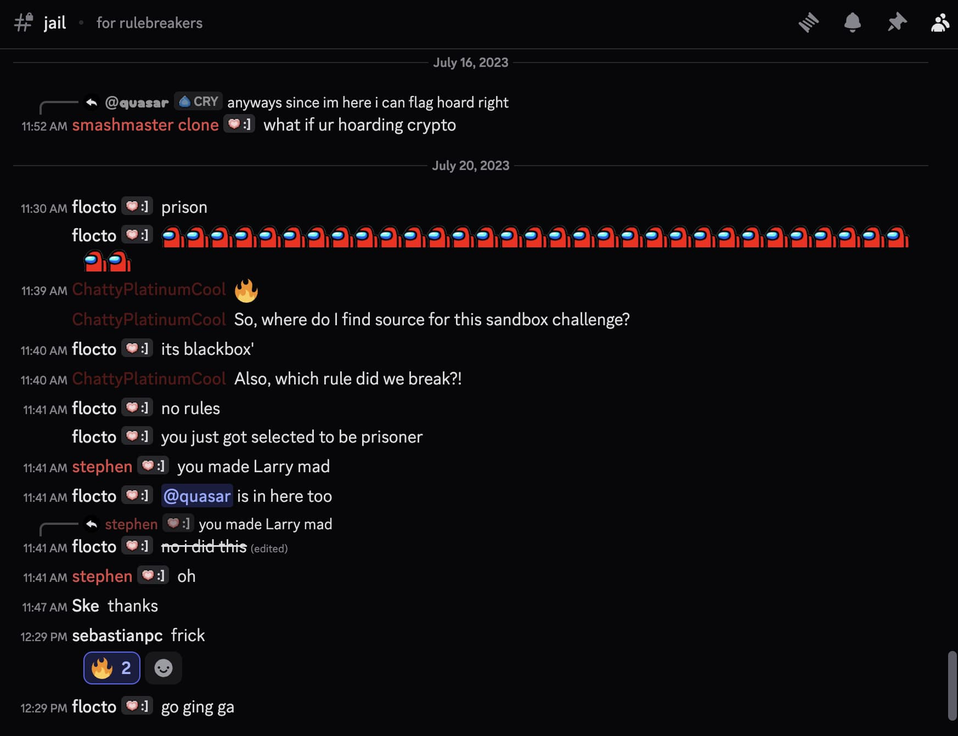
#> input picture Ametuer/stego/always-stego/output.png, 958 x 736 px, shrunk from 1746 x 1342 before the run
$ python whd.py
#> lines starting #> are read from the running program, lines starting #| are printed output that depends on the picture
from PIL import Image
import numpy as np
import base64
import base91

FLAG_PREFIXES = [b"amateursCTF{", b"CTF{"]


def is_mostly_printable(b, min_run=20):
    run = 0
    for ch in b:
        if 32 <= ch <= 126:
            run += 1
            if run >= min_run:
                return True
        else:
            run = 0
    return False


def scan_for_flags(label, data):
    print(f"[+] Scanning {label}, {len(data)} bytes")
    # direct flag
    for pref in FLAG_PREFIXES:
        if pref in data:
            start = data.index(pref)
            # naive brace close
            if b"}" in data[start : start + 128]:
                end = data.index(b"}", start) + 1
                print(f"    >>> POSSIBLE FLAG ({label}): {data[start:end]!r}")
    # printable runs
    if is_mostly_printable(data):
        text = data.decode("ascii", errors="ignore")
        print(f"    [printable] sample: {text[:200]!r}")

    # quick header hints
    if data.startswith(b"\x1f\x8b"):
        print("    [hint] gzip header found")
    if b"BZh" in data[:200]:
        print("    [hint] Bzip header near start")
    if data.startswith(b"PK\x03\x04"):
        print("    [hint] zip header found")


def main():
    img = Image.open("output.png")
#> img is the input picture: PIL image 958x736 RGB; mean R, G, B 15.5, 13.5, 15.6
    pixels = np.array(img)
    red = pixels[:, :, 0]
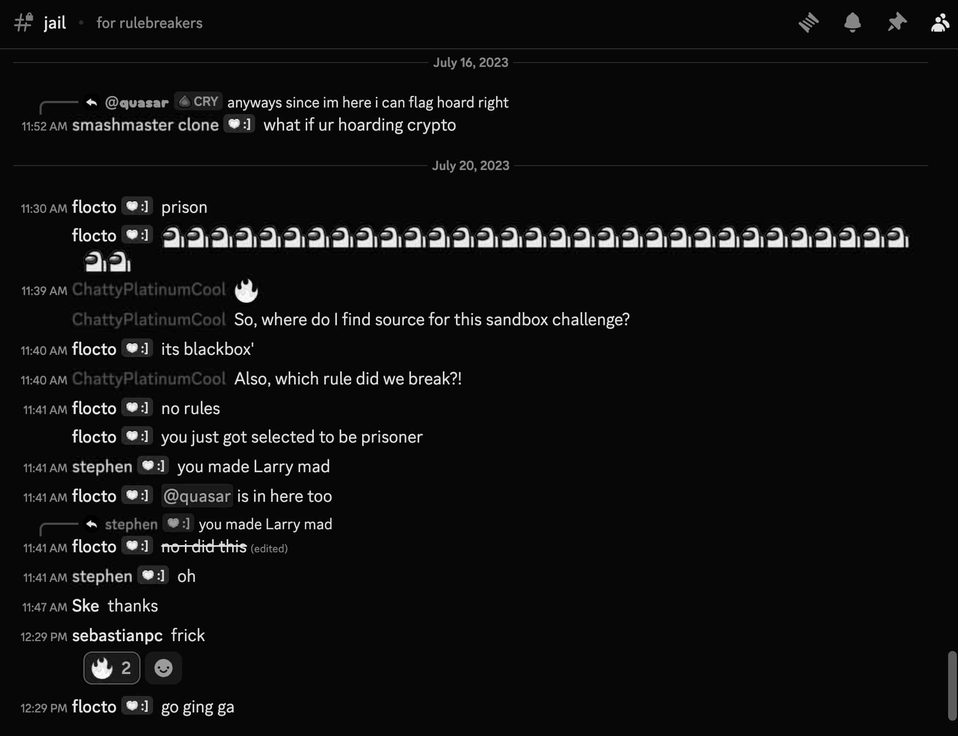
#> red: shape (736, 958); min 0, max 255, mean 15.5

    # foreground mask: red != 7
    mask = (red != 7).astype(np.uint8).flatten()
    red_vals = red.flatten()

    # 1 bit per pixel (presence of foreground)
    bits1 = mask
    # pack into bytes, MSB-first
    bytes1 = bytearray()
    for i in range(0, len(bits1) - 7, 8):
        b = 0
        for j in range(8):
            b = (b << 1) | bits1[i + j]
        bytes1.append(b)
#> this loop made 88136 passes
#> i on passes 2 to 4: 8, 16, 24
    scan_for_flags("1bit_mask", bytes(bytes1))

    # 1 bit per pixel, but only where red != 7, derive bit from parity of red
    fg_positions = np.where(red_vals != 7)[0]
    bits_parity = ((red_vals[fg_positions] & 1)).astype(np.uint8)
    bytes_parity = bytearray()
    for i in range(0, len(bits_parity) - 7, 8):
        b = 0
        for j in range(8):
            b = (b << 1) | bits_parity[i + j]
        bytes_parity.append(b)
#> this loop made 16204 passes
    scan_for_flags("1bit_parity_foreground", bytes(bytes_parity))

    # try (red-7) & 3 as 2 bits/pixel, foreground only
    two_bits = ((red_vals[fg_positions] - 7) & 3).astype(np.uint8)
    bits2 = []
    for v in two_bits:
        bits2.append((v >> 1) & 1)
        bits2.append(v & 1)
#> this loop made 129637 passes
#> v on passes 1, 5, 6: 3, 3, 1
#> after the loop, bits2 = 259274 items
    bytes2 = bytearray()
    for i in range(0, len(bits2) - 7, 8):
        b = 0
        for j in range(8):
            b = (b << 1) | bits2[i + j]
        bytes2.append(b)
#> this loop made 32409 passes
    data2 = bytes(bytes2)
    scan_for_flags("2bit_red_offset", data2)

    # if any stream looks printable, also try base64/base91
    for label, data in [
        ("1bit_mask", bytes(bytes1)),
        ("1bit_parity_foreground", bytes(bytes_parity)),
        ("2bit_red_offset", data2),
    ]:
        ascii_view = data.decode("ascii", errors="ignore")
        if any(c.isalnum() for c in ascii_view):
            # Base64 attempt
            cleaned = "".join(
                c
                for c in ascii_view
                if c
                in "ABCDEFGHIJKLMNOPQRSTUVWXYZabcdefghijklmnopqrstuvwxyz0123456789+/="
            )
            if len(cleaned) > 0 and len(cleaned) % 4 == 0:
                try:
                    b64_dec = base64.b64decode(cleaned, validate=False)
                    scan_for_flags(label + "_b64", b64_dec)
                except Exception:
                    pass
            # Base91 attempt
            try:
                b91_dec = base91.decode(ascii_view)
                scan_for_flags(label + "_b91", b91_dec)
            except Exception:
                pass
#> this loop made 1 pass


if __name__ == "__main__":
    main()
#> (the call stopped at in main, `b91_dec = base91.decode(ascii_view)`: base91 is not available in this run)
